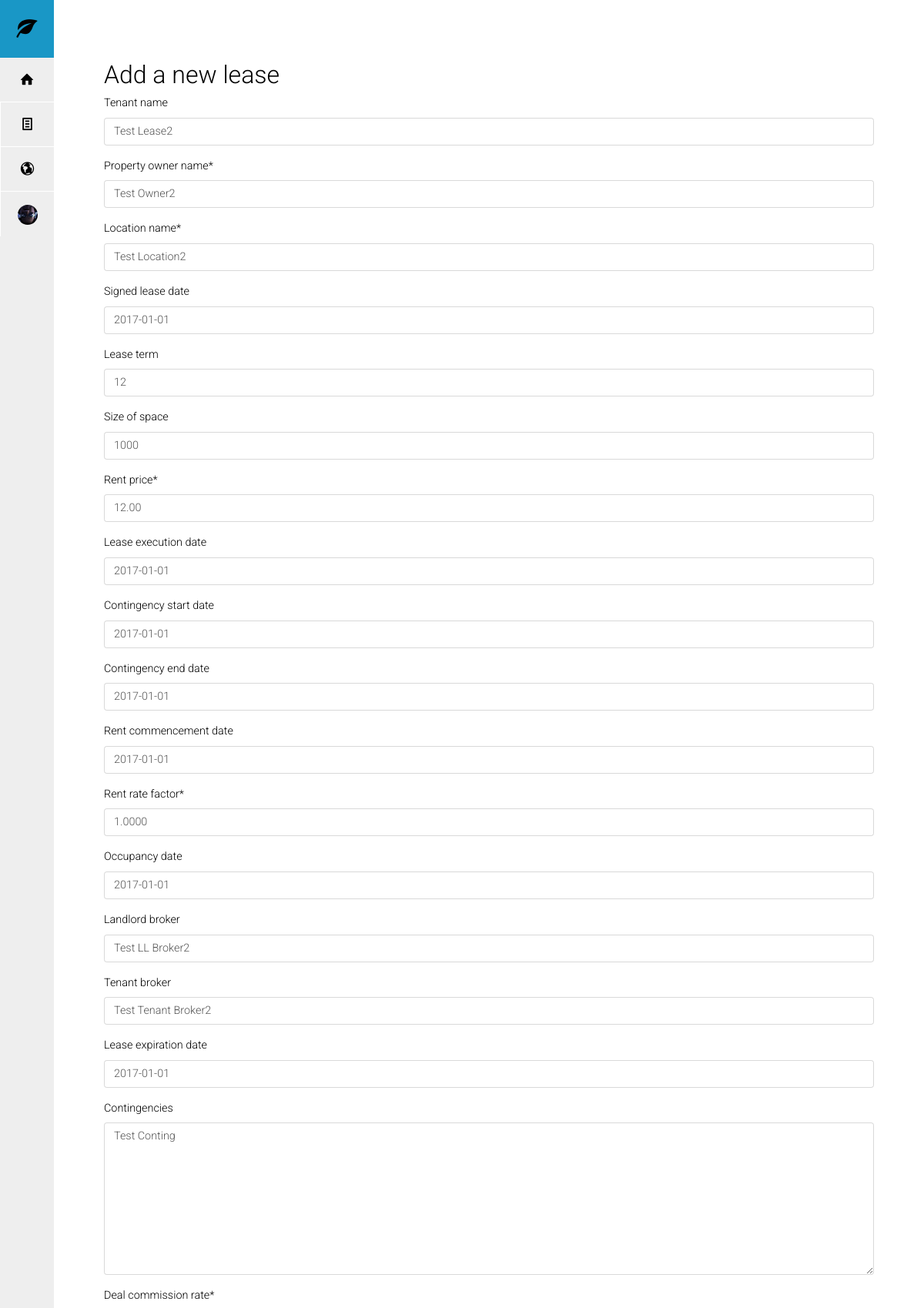
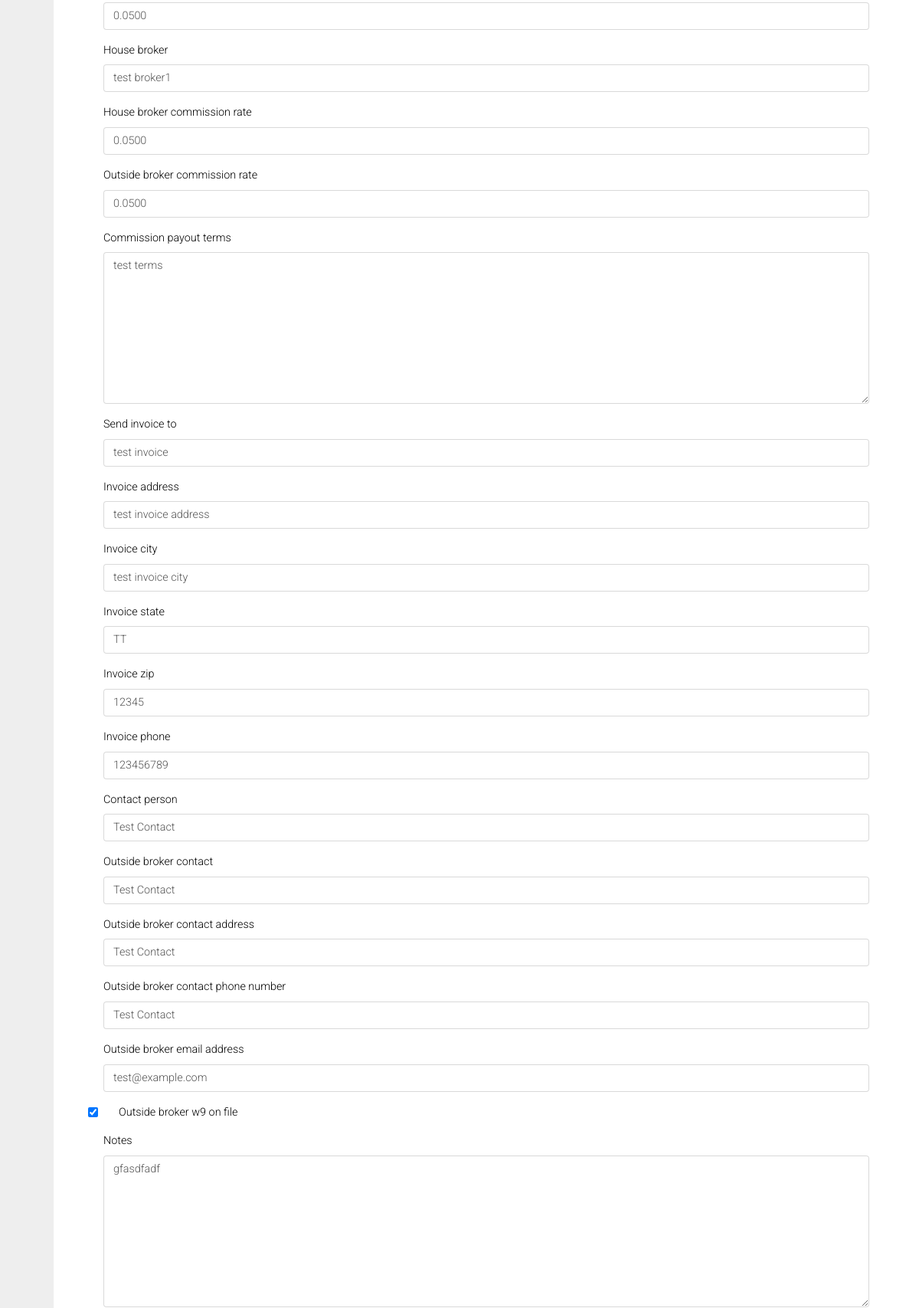
/commissions/lease/1/update/ (upper part), run on the app's committed database (2 pictures, top to bottom).
### commissions/models.py (models this page shows, shortened)
class Lease(TimeStampedModel):
    tenant_name = models.CharField(max_length=80, blank=True)
    property_owner_name = models.CharField(max_length=80)
    location_name = models.CharField(max_length=120)
    signed_lease_date = models.DateField(null=True, blank=True)
    lease_term_in_months = models.IntegerField("lease term", null=True, blank=True)
    size_of_space = models.IntegerField(null=True, blank=True, default=0)
    rent_price = models.DecimalField(decimal_places=2, max_digits=8, default=0)
    lease_execution_date = models.DateField(null=True, blank=True)
    contingency_start_date = models.DateField(null=True, blank=True)
    contingency_end_date = models.DateField(null=True, blank=True)
    rent_commencement_date = models.DateField(null=True, blank=True)
    rent_rate_factor = models.DecimalField(decimal_places=4, default=1, max_digits=5)
    occupancy_date = models.DateField(null=True, blank=True)
    landlord_broker = models.CharField(max_length=80, blank=True)
    tenant_broker = models.CharField(max_length=80, blank=True)
    lease_expiration_date = models.DateField(null=True, blank=True)
    contingencies = models.TextField(max_length=1000, blank=True)
    deal_commission_rate = models.DecimalField(decimal_places=4, default=0, max_digits=5)
    house_broker = models.CharField(max_length=80, blank=True)
    house_broker_commission_rate = models.DecimalField(decimal_places=4, null=True, blank=True, max_digits=5, default=0)
    outside_broker_commission_rate = models.DecimalField(decimal_places=4, null=True, blank=True, max_digits=5, default=0)
    commission_payout_terms = models.TextField(max_length=1000, blank=True)
    send_invoice_to = models.CharField(max_length=120, blank=True)
    invoice_address = models.CharField(max_length=100, blank=True)
    invoice_city = models.CharField(max_length=30, blank=True)
    invoice_state = models.CharField(max_length=20, blank=True)
    invoice_zip = models.CharField(max_length=12, blank=True)
    invoice_phone = models.CharField(max_length=15, blank=True)
    contact_person = models.CharField(max_length=80, blank=True)
    outside_broker_contact = models.CharField(max_length=80, blank=True)
    outside_broker_contact_address = models.CharField(max_length=100, blank=True)
    outside_broker_contact_phone_number = models.CharField(max_length=15, blank=True)
    outside_broker_email_address = models.EmailField(blank=True)
    outside_broker_w9_on_file = models.BooleanField(default=False)
    notes = models.TextField(blank=True)
    contingency_time_in_days = models.IntegerField(null=True, blank=True, default=0)
    permit_type = models.CharField(max_length=100, blank=True)
    added_by = models.ForeignKey(MyUser, blank=True, null=True)
    class Meta:
        verbose_name = ("Lease")
        verbose_name_plural = ("Leases")
        ordering = ("-created",)

### commissions/views.py (the view)
# urls.py: url(r'^lease/(?P<pk>\d+)/update/$', views.LeaseUpdateView.as_view(), name='lease-update'),
class LeaseUpdateView(UpdateView):
    model = Lease
    fields = '__all__'

### accounts/models.py (called while the page is built)
    def __str__(self):              # __unicode__ on Python 2
        return self.email

### commissions/templates/commissions/lease_form.html (shortened to what this page needs)
{% extends "base.html" %}
{% load crispy_forms_tags %}
{% block content %}
<div class="container">
<h2>Add a new lease </h2>
<form action="" method="post">
    <table>
    {{ form|crispy }}
    </table>
</form>
</div>
{% endblock %}

### commissions/static/css/application.css (style rules this page uses)
body { padding-top: 20px; padding-bottom: 20px; }
@media (min-width: 768px) { body { padding-top: 50px; padding-bottom: 50px; } }
h1, h2, h3, h4, h5, h6, .h1, .h2, .h3, .h4, .h5, .h6 { margin-top: 0; }

### commissions/static/css/docs.css (style rules this page uses)
body { overflow-x: hidden; padding-bottom: 40px; }

### commissions/static/css/style.css (style rules this page uses)
body { padding-top: 5rem; background-color: white; }

### commissions/templates/base.html (style rules this page uses)
body { width: 1px; min-width: 100%; *width: 100%; }

### data on the page
Lease: tenant_name "Test Lease2", property_owner_name "Test Owner2", location_name "Test Location2", signed_lease_date "2017-01-01", lease_term_in_months "12", size_of_space "1000", rent_price "12.00", lease_execution_date "2017-01-01", contingency_start_date "2017-01-01", contingency_end_date "2017-01-01", rent_commencement_date "2017-01-01", rent_rate_factor "1.0000", occupancy_date "2017-01-01", landlord_broker "Test LL Broker2", tenant_broker "Test Tenant Broker2", lease_expiration_date "2017-01-01", contingencies "Test Conting", deal_commission_rate "0.0500", house_broker "test broker1", house_broker_commission_rate "0.0500", outside_broker_commission_rate "0.0500", commission_payout_terms "test terms", send_invoice_to "test invoice", invoice_address "test invoice address", invoice_city "test invoice city", invoice_state "TT", invoice_zip "12345", invoice_phone "123456789", contact_person "Test Contact", outside_broker_contact "Test Contact", outside_broker_contact_address "Test Contact", outside_broker_contact_phone_number "Test Contact", outside_broker_email_address "test@example.com", outside_broker_w9_on_file "☑", notes "gfasdfadf"
